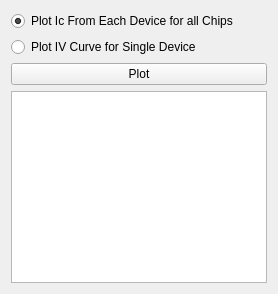
        <widget class="QWidget" name="graphs">
         <attribute name="title">
          <string>Graphs</string>
         </attribute>
         <layout class="QGridLayout" name="gridLayout_4">
          <item row="0" column="0">
           <layout class="QVBoxLayout" name="verticalLayout_2">
            <item>
             <layout class="QVBoxLayout" name="verticalLayout">
              <item>
               <widget class="QRadioButton" name="allOption">
                <property name="text">
                 <string>Plot Ic From Each Device for all Chips</string>
                </property>
                <property name="checked">
                 <bool>true</bool>
                </property>
               </widget>
              </item>
              <item>
               <widget class="QRadioButton" name="singleOption">
                <property name="text">
                 <string>Plot IV Curve for Single Device</string>
                </property>
                <property name="checked">
                 <bool>false</bool>
                </property>
               </widget>
              </item>
             </layout>
            </item>
            <item>
             <widget class="QPushButton" name="plotButton">
              <property name="text">
               <string>Plot</string>
              </property>
             </widget>
            </item>
            <item>
             <widget class="PlotWidget" name="graphicsView"/>
            </item>
           </layout>
          </item>
         </layout>
        </widget>
